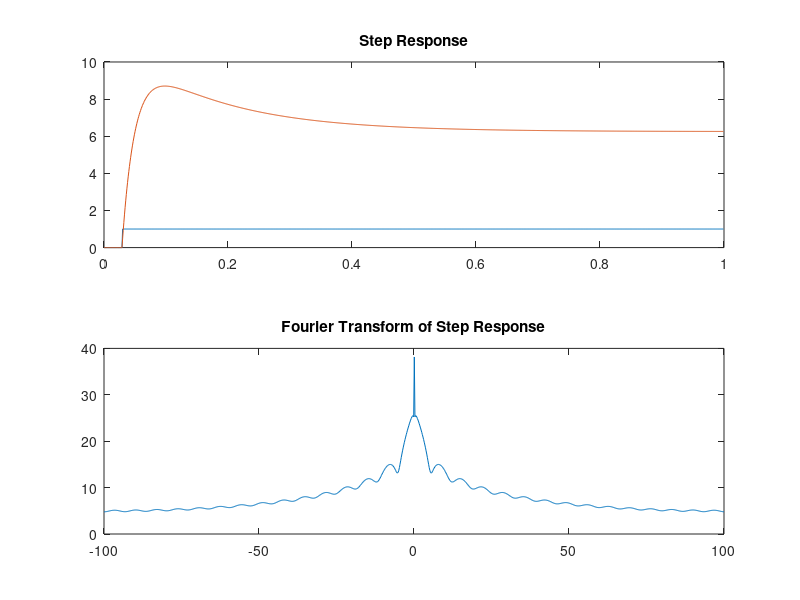
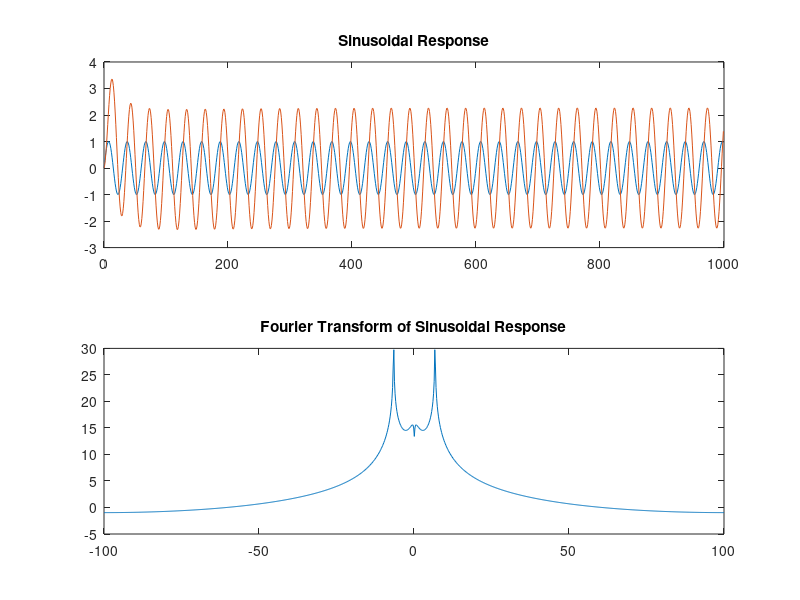
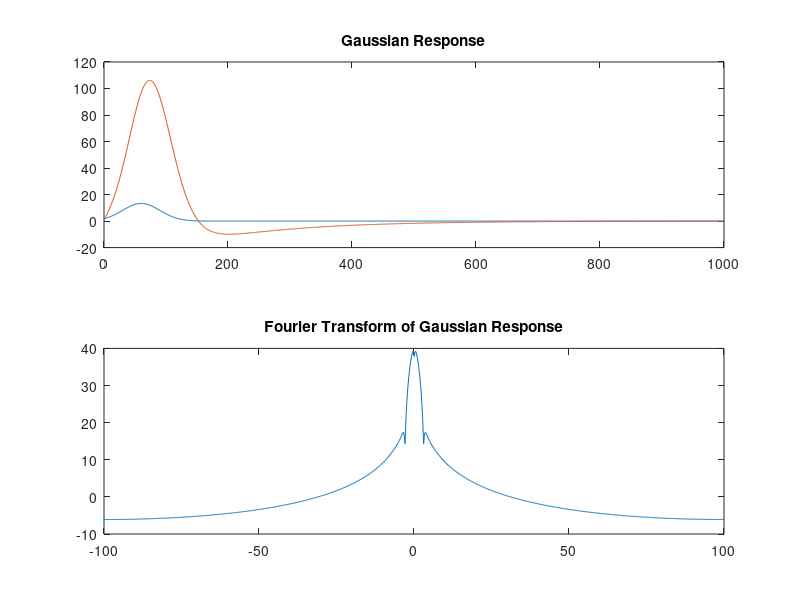

Here is the MATLAB script that generated these plots, in order:
%% Section 2 - Transient Circuit Simulation
% In this section, we use a finite difference approach to numerically
% simulate the time domain response of the circuit analyzed in the previous
% section. The circuit is a low pass filter/amplifier. It comes with an expected
% frequency response of high gain for low frequency inputs, and a rolloff
% in gain for frequencies above its corner frequency.
% Various input types are analyzed in the time and frequency domain. A
% step, sine, and gaussian input are fed into the system, and plots of
% input/output voltages are produced. In addition, the fft and fftshift
% techniques are used to expose the frequencies present in these signals.
% The fft plots show a two sided frequency spectrum, although the negative
% frequencies don't really have much physical meaning in this analysis.

%defining component values
R1 = 1;
R2 = 2;
R3 = 10;
R4 = 0.1;
R5 = 1000;
g1 = 1/R1;
g2 = 1/R2;
g3 = 1/R3;
g4 = 1/R4;
g5 = 1/R5;
L = 0.2;
C = .25;
a = 100;
t=0;
dt=1e-3;
Tstop = 1000*dt;
%Capacitive matrix
C = [C -C 0 0 0 0 0;
    -C C 0 0 0 0 0;
     0 0 0 0 0 0 0;
     0 0 0 0 0 0 0;
     0 0 0 0 0 0 0;
     0 0 0 0 0 0 -L;
     0 0 0 0 0 0 0];
%Conductivity matrix
 G =   [g1 -g1 0 0 0 1 0 ;
        -g1 g1+g2 0 0 0 0 1;
        0 0 g3 0 0 0 -1;
        0 0 0 1 0 0 -a;
        0 0 0 -g4 g4+g5 0 0 ;
        0 1 -1 0 0 0 0 ;
        1 0 0 0 0 0 0];
   
 A = (1/dt)*C +G;
 Vin = zeros(1,1000);
 Vout = zeros(1,1000);
 Vold = zeros(7,1);
 vin = 0;
 iteration=1;
 while t<Tstop
     %defining input function
     if (t>30*dt)
         vin = 1;
     end
     F = [0 0 0 0 0 0 vin]'; 
     V = A\(C*Vold/dt + F);
     Vin(iteration) = vin;
     Vout(iteration) = V(5);
     Vold = V;
     t = t+dt;
     iteration=iteration+1;
 end
 t = 0:dt:999*dt;
 Frequency=linspace(-100,100,1000);
 %plotting step response
  figure(5)
  subplot(2,1,1);
  plot(t,Vin)
  hold on 
  plot(t,Vout)
  title('Step Response')
  subplot(2,1,2);
  plot(Frequency,10*log10(abs(fftshift(fft(Vout)))))
  title('Fourier Transform of Step Response')
  
  %resetting variables
 Vin = zeros(1,1000);
 Vout = zeros(1,1000);
 Vold = zeros(7,1);
 vin = 0;
 t=0;
 f = 1/0.03;
 iteration=1;
 while t<Tstop
     vin = sin(2*pi*f*t);
     F = [0 0 0 0 0 0 vin]'; 
     V = A\(C*Vold/dt + F);
     Vin(iteration) = vin;
     Vout(iteration) = V(5);
     Vold = V;
     iteration=iteration+1;
     t = t+dt;
 end
 t = 0:1:999;
 %plotting sinusoidal response
  figure(6)
  subplot(2,1,1);
  plot(t,Vin)
  hold on 
  plot(t,Vout)
  title('Sinusoidal Response')
  subplot(2,1,2);
  plot(Frequency,10*log10(abs(fftshift(fft(Vout)))))
  title('Fourier Transform of Sinusoidal Response')
  
  
  %resetting variables
 Vin = zeros(1,1000);
 Vout = zeros(1,1000);
 Vold = zeros(7,1);
 vin = 0;
 t=0;
 iteration=1;
 delay=0.06;
 sigma=0.03;
 while t<Tstop
    %set up gaussian pulse
     vin = (1/(sqrt(2*pi)*sigma))*exp(-((delay-t)^2)/(2*sigma^2));
     F = [0 0 0 0 0 0 vin]'; 
     V = A\(C*Vold/dt + F);
     Vin(iteration) = vin;
     Vout(iteration) = V(5);
     Vold = V;
     iteration=iteration+1;
     t = t+dt;
 end
 t = 0:1:999;
 %plotting gaussian response
  figure(7)
  subplot(2,1,1);
  plot(t,Vin)
  hold on 
  plot(t,Vout)
  title('Gaussian Response')
  subplot(2,1,2);
  plot(Frequency,10*log10(abs(fftshift(fft(Vout)))))
  title('Fourier Transform of Gaussian Response')
  
  
 
 
 
 
 